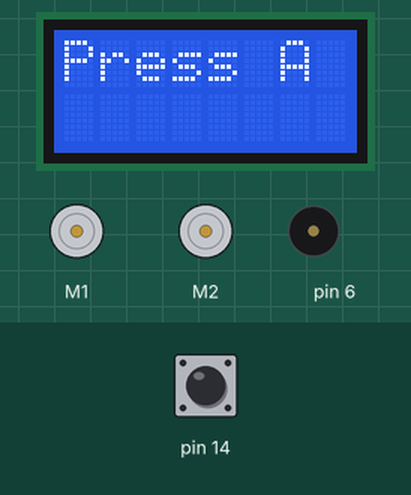
This sketch was run on a simulated Arduino Leonardo, built with avr-gcc and run on an emulated ATmega32U4. Parts: 8×2 character LCD, 2 × DC motor (green arrow = forward, orange = backward, longer = faster), buzzer (waves = sounding). The inputs (shaded band) are chosen by the test bench; at power-on: pin 14 HIGH. What the sketch prints to the serial monitor is not drawn.

Above: at 0.8 s.
0.9 s: pin 14 pulled LOW for 0.15 s
At 4.0 s:
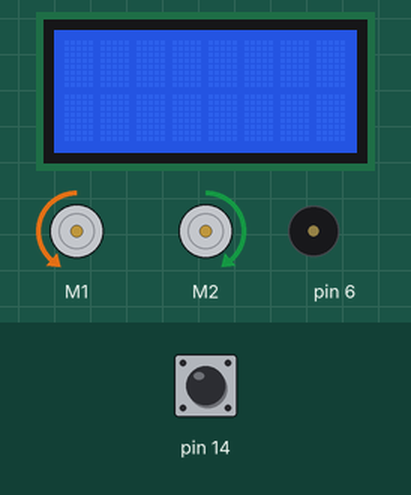
At 9.5 s:
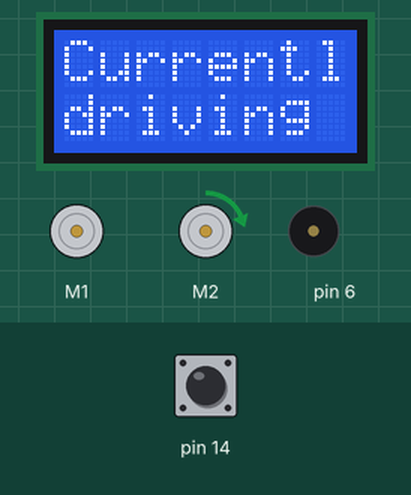
Timing chart, 0 to 11.0 s (numbered marks = the images above; inputs shaded):
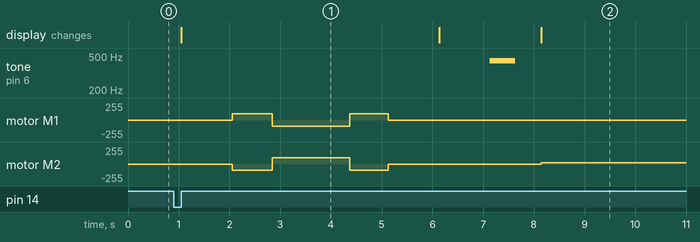

Measured:
- after the input at 0.9 s, tone on pin 6: silent → 440 Hz after 6.2 s, → silent 0.50 s later; motor M1: stopped → forward 95/255 after 1.2 s, → backward 95/255 0.79 s later, → forward 95/255 1.5 s later, → stopped 0.76 s later
- what the display in image 1 shows lasts 5.0 s, from 1.1 s to 6.1 s

The sketch:

Linefollow_test.ino
```cpp
#include <Zumo32U4.h>       // importerar bibliotek
#include <Wire.h>


Zumo32U4ButtonA buttonA;
Zumo32U4Motors motors;     // gir beskivande namn
Zumo32U4Encoders encoders;
Zumo32U4LCD lcd;
Zumo32U4LineSensors lineSensor;
Zumo32U4Buzzer buzzer;


int pos;
unsigned int linesensorValues[5];
int error;
const int wantedValue = 2000;
float Kp = 0.8;
float Td = 1.5;
int lastError = 0;
int time77 = 0;


void setup() {
  lineSensor.initFiveSensors();
  Serial.begin(9600);
  lineSensor.initFiveSensors();
  lcd.init();
  lcd.clear();
  lcd.setCursor(0,0);
  lcd.print("Press A Button");

  buttonA.waitForButton();
  lcd.clear();
  cal();
  delay(1000);
  lcd.setCursor(0,0);
  lcd.print("Calb");
  lcd.setCursor(0,1);
  lcd.print("Done");
  delay(1000);
  buzzer.playFrequency(440, 500, 8);
  delay(1000);
  lcd.clear();
  lcd.setCursor(0,0);
  lcd.print("Currently");
  lcd.setCursor(0,1);
  lcd.print("driving");

}

void loop() {

  if ((millis() - time77) > 10){
    time77 = millis();
    lineSensor.read(linesensorValues);
    Serial.print(linesensorValues[0]);
    Serial.print(" ");
    Serial.print(linesensorValues[1]);
    Serial.print(" ");
    Serial.print(linesensorValues[2]);
    Serial.print(" ");
    Serial.print(linesensorValues[3]);
    Serial.print(" ");
    Serial.print(linesensorValues[4]);
    Serial.println(" ");
  }

  pos = lineSensor.readLine(linesensorValues);
  error = pos - wantedValue;
  int speedDifference = (error * Kp) + Td * (error - lastError);
  int leftSpeed = 400 + speedDifference;
  leftSpeed = constrain(leftSpeed, 0, 30);
  int rightSpeed = 400 - speedDifference;
  rightSpeed = constrain(rightSpeed, 0, 30);
  motors.setSpeeds(leftSpeed, rightSpeed);

  lastError = error;
}


// Calibration function
// Turns car left and right while calibrating the linesensor
void cal(){
  delay(1000);
  for (int i = 0; i <= 120; i++){
    if (i > 30 && i <= 90){
      motors.setSpeeds(-150, 150);
    } else {
      motors.setSpeeds(150, -150);
    }
    lineSensor.calibrate();
  }
  motors.setSpeeds(0, 0);
}
```

ReadSeperateLinesensors.cpp
```cpp
#include <Arduino.h>
#include <Zumo32U4.h>

Zumo32U4LineSensors lineSensor;
unsigned int linesensorValues[5];

void setup() {
  lineSensor.initFiveSensors();
  Serial.begin(9600);
}

void loop() {
    lineSensor.read(linesensorValues);
    Serial.print(linesensorValues[0]);
    Serial.print(" ");
    Serial.print(linesensorValues[1]);
    Serial.print(" ");
    Serial.print(linesensorValues[2]);
    Serial.print(" ");
    Serial.print(linesensorValues[3]);
    Serial.print(" ");
    Serial.print(linesensorValues[4]);
    Serial.println(" ");
}
```

linefollower.cpp
```cpp
/*
  This program controls the Zumo32U4's movement.
  The car follows a predetermined tape line and can comprehend small gaps in the tape.
  If the gap is to big, the car will know it is a dead end and turn back.
*/

// Imports needed libraries
#include <Arduino.h>
#include <Zumo32U4.h>
#include <Wire.h>

// Defines complicated variable names to shorter more usable names.
Zumo32U4ButtonA buttonA;
Zumo32U4Motors motors;
Zumo32U4Encoders encoders;
Zumo32U4LCD lcd;
Zumo32U4LineSensors lineSensor;
Zumo32U4Buzzer buzzer;

// The deviation off the line.
int pos;

// Array to hold the values of the line sensors.
unsigned int linesensorValues[5];

// The allowed deviation from the line.
int error;

// The preffered value of the line sensors, used to determine if the car is on the line.
const int wantedValue = 2000;

// PD controller variables.
float Kp = 0.8;
float Td = 1.5;

// Minimizes the overshoot of the correction.
int lastError = 0;

// The program counter for the wait function.
unsigned long time77 = 0;

// Initializes the calibration function.
void calibrate();

// Function: setup() runs once, when the device is first turned on.
void setup()
{

  lineSensor.initFiveSensors();
  Serial.begin(9600);
  lineSensor.initFiveSensors();
  lcd.init();
  lcd.clear();
  lcd.setCursor(0, 0);
  lcd.print("Press A Button");
  calibrate();
  buttonA.waitForButton();
  lcd.clear();
  delay(1000);
  lcd.setCursor(0, 0);
  lcd.print("Calb");
  lcd.setCursor(0, 1);
  lcd.print("Done");
  delay(1000);
  buzzer.playFrequency(440, 500, 8);
  delay(1000);
  lcd.clear();
  lcd.setCursor(0, 0);
  lcd.print("Currently");
  lcd.setCursor(0, 1);
  lcd.print("driving");
}

// Function: loop() runs until the program is stopped.
void loop()
{

  // waits 10 milliseconds, without impeading code below.
  if ((millis() - time77) > 10)
  {
    // Reads and prints out the sensor values of all 5 line sensors.
    time77 = millis();
    lineSensor.readCalibrated(linesensorValues);
    Serial.print(linesensorValues[0]);
    Serial.print(" ");
    Serial.print(linesensorValues[1]);
    Serial.print(" ");
    Serial.print(linesensorValues[2]);
    Serial.print(" ");
    Serial.print(linesensorValues[3]);
    Serial.print(" ");
    Serial.print(linesensorValues[4]);
    Serial.println(" ");
  }

  // Reads the sensor values of all 5 line sensors.
  pos = lineSensor.readLine(linesensorValues);
  // Finds the deviation from the line.
  error = pos - wantedValue;
  // Determins the difference in speed between the two wheels.
  int speedDifference = (error * Kp) + Td * (error - lastError);
  // creates a value for the speed for the left and right wheel.
  int leftSpeed = 400 + speedDifference;
  leftSpeed = constrain(leftSpeed, 0, 30);
  int rightSpeed = 400 - speedDifference;
  rightSpeed = constrain(rightSpeed, 0, 30);
  // Sets the speed of the left and right wheels.
  motors.setSpeeds(leftSpeed, rightSpeed);
  // Sets the last error to the current error.
  lastError = error;
}

// Function: cal() calibrates the line sensors.
// Description: This function calibrates the car,
// by turning the car 90 degrees, then 180 degrees and then 90 degrees.
void calibrate()
{
  delay(1000);
  // uses a for loop to change the rotation of the car.
  for (int i = 0; i <= 120; i++)
  {
    if (i > 30 && i <= 90)
    {
      motors.setSpeeds(-150, 150);
    }
    else
    {
      motors.setSpeeds(150, -150);
    }
    lineSensor.calibrate();
  }
  motors.setSpeeds(0, 0);
}
```
